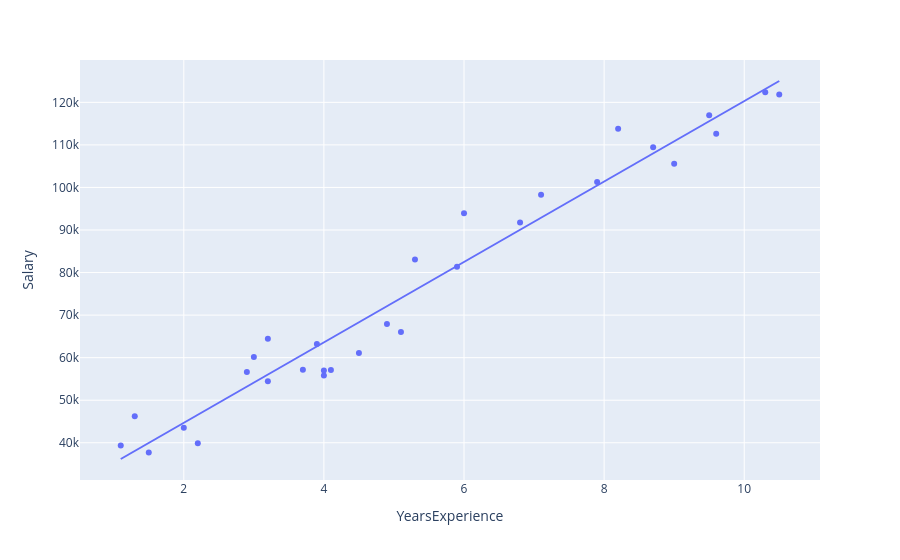

Notebook cell for this chart:
### Code cell
df["y_pred"] = m * x + b

fig = px.scatter(df, x="YearsExperience", y="Salary")

fig.add_traces(
    px.line(
        df.sort_values("YearsExperience"),
        x="YearsExperience",
        y="y_pred"
    ).data
)

fig.show()

### Figure 1 — Plotly figure (JSON) as saved in the notebook; plotly's stock layout.template omitted (floating-point values rounded to 4 significant figures)
{"data": [{"hovertemplate": "YearsExperience=%{x}<br>Salary=%{y}<extra></extra>", "legendgroup": "", "marker": {"color": "#636efa", "symbol": "circle"}, "mode": "markers", "name": "", "orientation": "v", "showlegend": false, "type": "scatter", "x": [1.1, 1.3, 1.5, 2.0, 2.2, 2.9, 3.0, 3.2, 3.2, 3.7, 3.9, 4.0, 4.0, 4.1, 4.5, 4.9, 5.1, 5.3, 5.9, 6.0, 6.8, 7.1, 7.9, 8.2, 8.7, 9.0, 9.5, 9.6, 10.3, 10.5], "xaxis": "x", "y": [39340.0, 46200.0, 37730.0, 43520.0, 39890.0, 56640.0, 60150.0, 54440.0, 64440.0, 57190.0, 63220.0, 55790.0, 56960.0, 57080.0, 61110.0, 67940.0, 66030.0, 83090.0, 81360.0, 93940.0, 91740.0, 98270.0, 101300.0, 113800.0, 109400.0, 105600.0, 117000.0, 112600.0, 122400.0, 121900.0], "yaxis": "y"}, {"hovertemplate": "YearsExperience=%{x}<br>y_pred=%{y}<extra></extra>", "legendgroup": "", "line": {"color": "#636efa", "dash": "solid"}, "marker": {"symbol": "circle"}, "mode": "lines", "name": "", "orientation": "v", "showlegend": false, "type": "scatter", "x": [1.1, 1.3, 1.5, 2.0, 2.2, 2.9, 3.0, 3.2, 3.2, 3.7, 3.9, 4.0, 4.0, 4.1, 4.5, 4.9, 5.1, 5.3, 5.9, 6.0, 6.8, 7.1, 7.9, 8.2, 8.7, 9.0, 9.5, 9.6, 10.3, 10.5], "xaxis": "x", "y": [36190.0, 38080.0, 39970.0, 44690.0, 46580.0, 53200.0, 54140.0, 56030.0, 56030.0, 60760.0, 62650.0, 63590.0, 63590.0, 64540.0, 68320.0, 72100.0, 73990.0, 75880.0, 81550.0, 82490.0, 90050.0, 92890.0, 100400.0, 103300.0, 108000.0, 110800.0, 115600.0, 116500.0, 123100.0, 125000.0], "yaxis": "y"}], "layout": {"legend": {"tracegroupgap": 0}, "margin": {"t": 60}, "xaxis": {"anchor": "y", "domain": [0, 1], "title": {"text": "YearsExperience"}}, "yaxis": {"anchor": "x", "domain": [0, 1], "title": {"text": "Salary"}}}}
